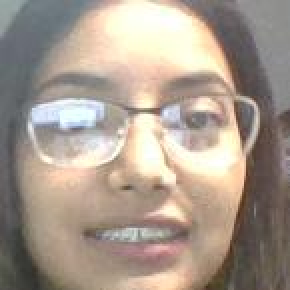
%> input picture HackUNT/old/Facetmp/face43.jpg, 145 x 145 px (shown 2 times larger)
$ octave FaceFeaturesTest.m   (GNU Octave 9; MATLAB toolbox functions it lacks are replaced by stand-ins)
%> lines starting %> are read from the running program, lines starting %| are printed output that depends on the picture
addpath(pwd, 'FaceLib');
% FLibdir = dir(['FaceLib' '/*.jpg']);

addpath(pwd, 'Facetmp');
% FLibdir = dir(['Facetmp' '/*.jpg']);

f1 = rgb2gray(imread('Facetmp\face43.jpg'));
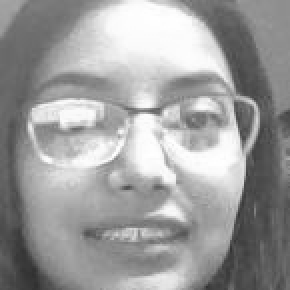
%> f1: size 145x145 uint8 (shown 2 times larger); min 48, max 255, mean 157.3
f2 = rgb2gray(imread('FaceLib\face19.jpg'));
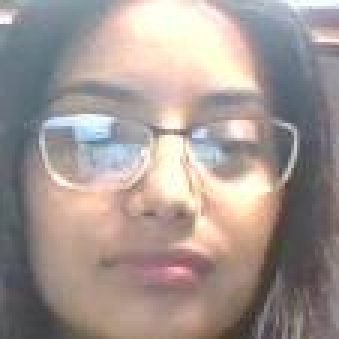
%> input picture HackUNT/old/FaceLib/face19.jpg, 113 x 113 px (shown 3 times larger)
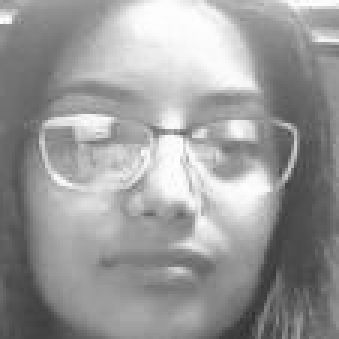
%> f2: size 113x113 uint8 (shown 3 times larger); min 47, max 254, mean 154.8

f1r = detectBRISKFeatures(f1);
%> f1r = 21 points; strongest (x, y): (80, 57), (79, 57), (118, 52), (32, 63), (119, 53)
f2r = detectBRISKFeatures(f2);
%> f2r = 10 points; strongest (x, y): (85, 46), (68, 45), (67, 45), (24, 43), (94, 58)

f1features = extractFeatures(f1,f1r);
f2features = extractFeatures(f2,f2r);

indexPairs = matchFeatures(f1features,f2features);
%> indexPairs = []

%> (the run ends here)
